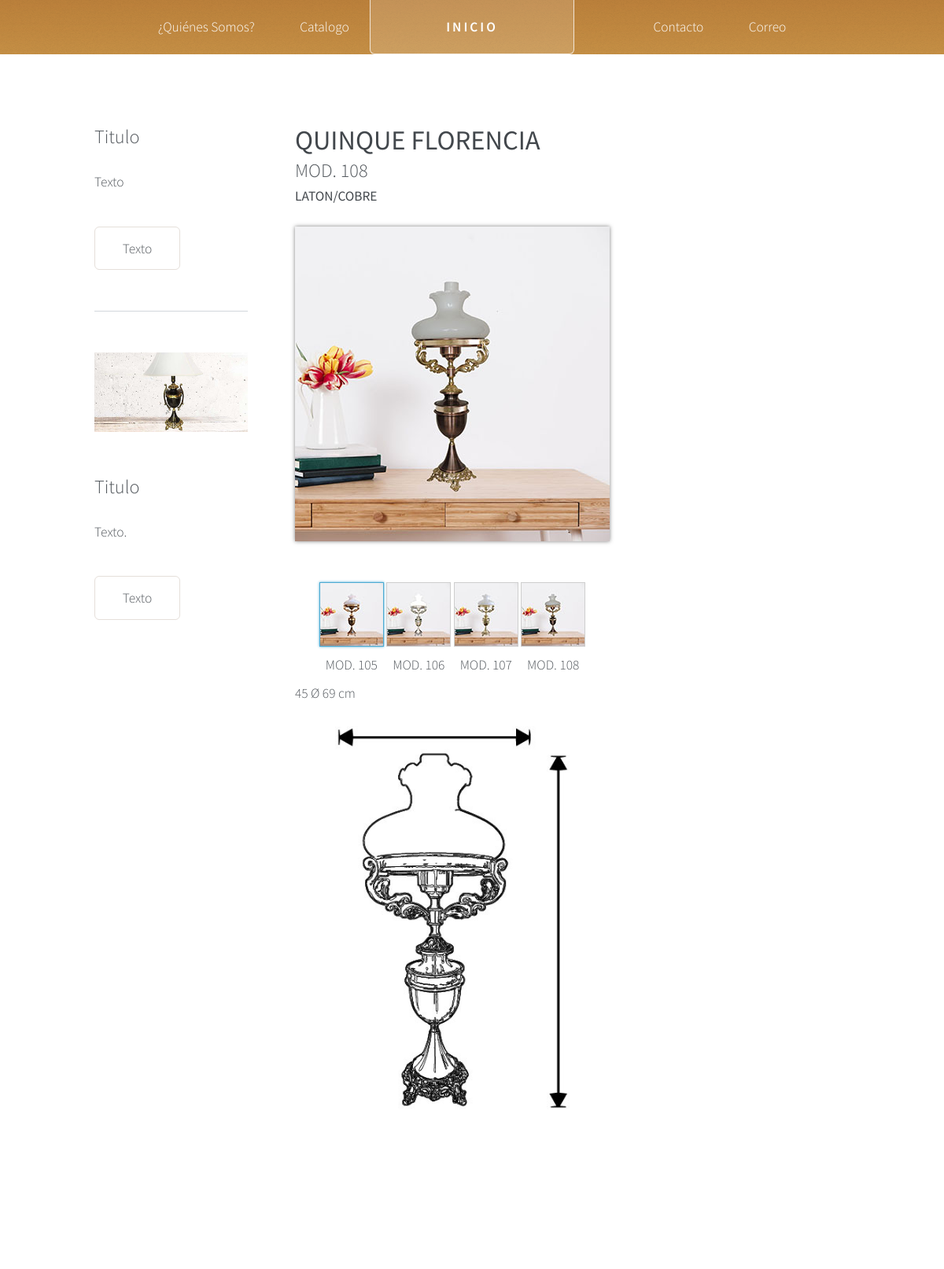
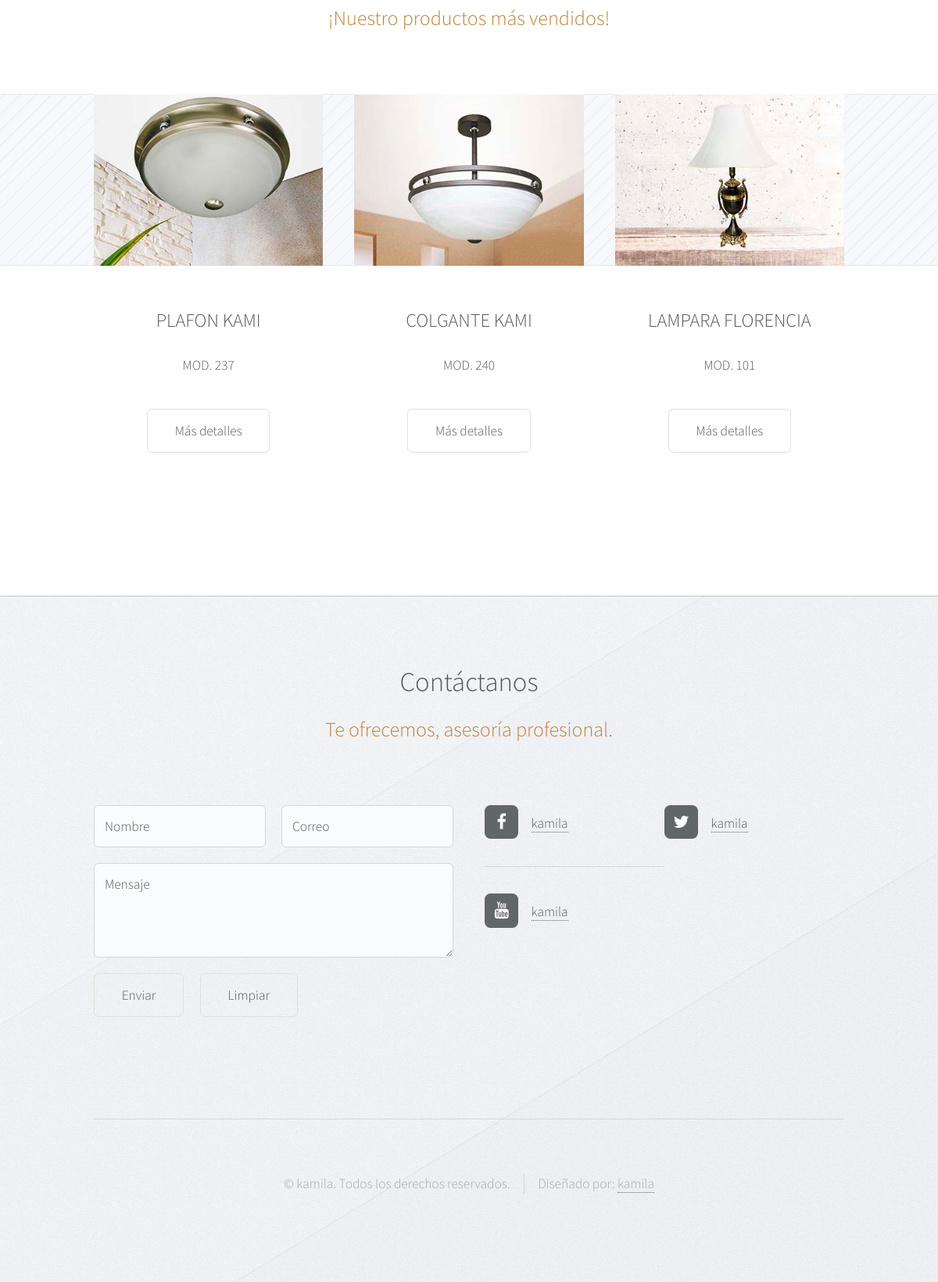
/catDetalles/kamila.aspx?idProducto=7, run on the app's committed database (2 pictures, top to bottom).
### tables this page shows
CREATE TABLE "catProd" (
  "id" integer NOT NULL PRIMARY KEY AUTOINCREMENT,
  "nomObj_catProd" text NOT NULL,
  "mod_catProd" text NOT NULL,
  "catEst_catProd" text NOT NULL,
  "mat_catProd" text NOT NULL,
  "diam_catProd" text NOT NULL,
  "alt_catProd" text NOT NULL,
  "detalles_catProd" text NOT NULL,
  "exitencia_catProd" text NOT NULL,
  "imgCat_catProd" text NOT NULL,
  "imgDesCat_catProd" text NOT NULL,
  "imgDibujoTec_catProd" text NOT NULL,
  "idUsr_catProd" text NOT NULL,
  "fechaH_catProd" text NOT NULL
);

### protected/php/catDetalles.php (called while the page is built)
<?php
include("../../assets/inc/head.inc");
include("../../assets/inc/header.inc");
include("../../assets/inc/nav.inc");
include("../../assets/inc/catDetalle.inc");
include("../../assets/inc/promoSlider.inc");
include("../../assets/inc/footer.inc");
?>

### protected/php/consultaCatalgo2.php (the view, shortened to what this page needs)
<?php
if (isset($_GET['idProducto']) && !empty($_GET['idProducto'])) {
	$con = new SQLite3("../../protected/data/catalogo.db") or die("Problemas para conectar!");
			$cs2 = $con -> query("SELECT nomObj_catProd,mod_catProd,mat_catProd,imgDesCat_catProd FROM catProd WHERE nomObj_catProd ='$modObj' ORDER BY mod_catProd");
				while ($resul2 = $cs2 -> fetchArray()) {
					$numModCat2 = $resul2['mod_catProd'];
					$matMod2 = $resul2['mat_catProd'];
					$imgDesCat2 = $resul2['imgDesCat_catProd'];
				echo '
					<div class="cImg">
					<a href="../catalogo/img/dc/original/'.$imgDesCat2.'"><img class="xzoom-gallery" width="80" src="../catalogo/img/dc/thumbs/'.$imgDesCat2.'"  xpreview="../catalogo/img/dc/preview/'.$imgDesCat2.'" title="MOD. '.$numModCat2.' '.$matMod2.'"></a>
					<span>MOD. '.$numModCat2.'</span>
					</div>
				';
				}
}
 ?>

### assets/inc/catDetalle.inc
</div>
<?php include("../../protected/php/consultaCatalgo.php");?>
				<div class="wrapper">
					<div class="container" id="main">
						<div class="row 150%">
							<div class="3u 12u(narrower)">
									<section id="sidebar">
										<section>
											<header>
												<h3>Titulo</h3>
											</header>
											<p>Texto</p>
											<ul class="actions">
												<li><a href="#" class="button">Texto</a></li>
											</ul>
										</section>
										<section>
											<a href="#" class="image featured"><img src="../images/pic07.jpg" alt="" /></a>
											<header>
												<h3>Titulo</h3>
											</header>
											<p>Texto.</p>
											<ul class="actions">
												<li><a href="#" class="button">Texto</a></li>
											</ul>
										</section>
									</section>
							</div>
							<div class="8u 12u(narrower) important(narrower)">
									<article id="content">
										<header>
											<h2><b><?php echo $modObj;?></b></h2>
											<h3>MOD. <?php echo $numModCat;?></h3>
											<h4><b><?php echo $matMod;?></b></h4>
										</header>
										<section id="default" class="padding-top0">
										    <div class="row">
										      <div class="image featured">
										        <div class="xzoom-container">
										          <?php echo $imgXzoom;?>
										          <br>
										          <br>
										          <div class="xzoom-thumbs">
										          	<?php include("../../protected/php/consultaCatalgo2.php");?>
										          </div>
										        </div>
										        <section class="imgX image featured">
											        	<span class="cotaSup">45 Ø</span>
											       		<span class="cotaLat">69 cm</span>
										       				<?php echo $imgDibujoTec;?>
										    	</section>
										      </div>
										    </section>
									</article>
							</div>
						</div>
<br><br>

### protected/php/consultaCatalgo.php (shortened to what this page needs)
<?php
if (isset($_GET['idProducto']) && !empty($_GET['idProducto'])) {
	$con = new SQLite3("../../protected/data/catalogo.db") or die("Problemas para conectar!");
	$cs = $con -> query("SELECT nomObj_catProd,mod_catProd,mat_catProd,imgDesCat_catProd,imgDibujoTec_catProd FROM catProd WHERE id = '$_GET[idProducto]'");
		while ($resul = $cs -> fetchArray()) {
			$modObj = $resul['nomObj_catProd'];
			$numModCat = $resul['mod_catProd'];
			$matMod = $resul['mat_catProd'];
			$imgDesCat = $resul['imgDesCat_catProd'];
			$imgDibTec = $resul['imgDibujoTec_catProd'];
		}
		$imgXzoom = '<img class="xzoom" id="xzoom-default" src="../catalogo/img/dc/preview/'.$imgDesCat.'" xoriginal="../catalogo/img/dc/original/'.$imgDesCat.'" />';
		$imgDibujoTec = '<img src="../catalogo/img/dt/'.$imgDibTec.'" alt="">';
}
 ?>

### assets/css/xzoom.css (style rules this page uses)
.xzoom-container { display: inline-block; }
.xzoom-thumbs { text-align: center; margin-bottom: 10px; }
.xzoom { -webkit-box-shadow: 0px 0px 5px 0px rgba(0,0,0,0.5); -moz-box-shadow: 0px 0px 5px 0px rgba(0,0,0,0.5); box-shadow: 0px 0px 5px 0px rgba(0,0,0,0.5); }
.xzoom-gallery, .xzoom-gallery2, .xzoom-gallery3, .xzoom-gallery4, .xzoom-gallery5 { border: 1px solid #cecece; margin-left: 0px; margin-bottom: 10px; }
.xactive { -webkit-box-shadow: 0px 0px 3px 0px rgba(74,169,210,1); -moz-box-shadow: 0px 0px 3px 0px rgba(74,169,210,1); box-shadow: 0px 0px 3px 0px rgba(74,169,210,1); border: 1px solid #4aaad2; }
.cImg { width: 82px; display: inline-block; text-align: center; margin: auto; }

### assets/inc/head.inc (style rules this page uses)
.imgX { max-width: 400px; }

### data on the page
catprod: nomObj_catProd "QUINQUE FLORENCIA", mod_catProd "108", mat_catProd "LATON/COBRE", imgDesCat_catProd (picture), imgDibujoTec_catProd (picture)
catprod: imgDesCat_catProd (picture), mod_catProd "105"
catprod: imgDesCat_catProd (picture), mod_catProd "106"
catprod: imgDesCat_catProd (picture), mod_catProd "107"
